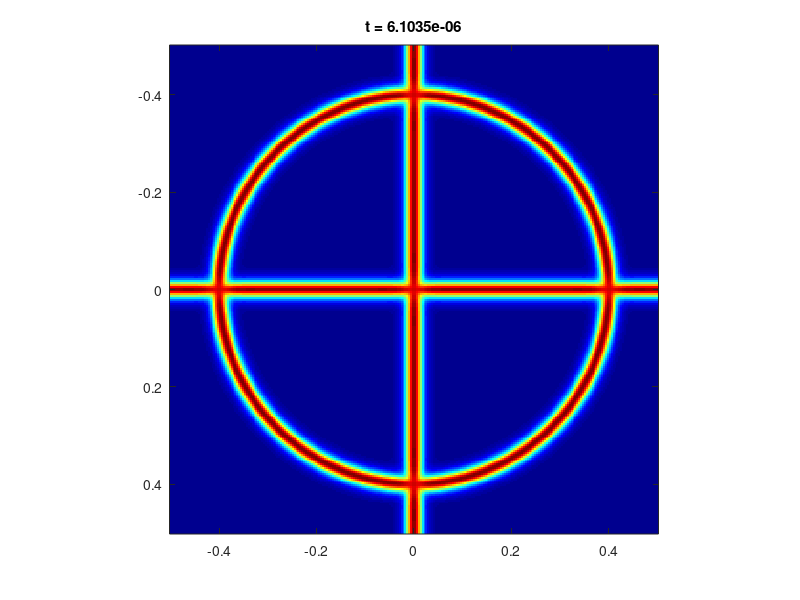

MATLAB code to generate this figure: (Note: a time limit stopped this script after it produced the figure.)
% 
%%%%%%%%%%%%%%%%%%%%%%%%%%%%%%%%%%%%%%%%%%%%%%%%%%%%%%%%ù
% 
% 
clear all; clf;
colormap('jet');


N = 2^8;
x = linspace(-1/2,1/2,N);
[X1,X2] = meshgrid(x,x);
T = 0.1;

R0 = 0.4;

k = [0:N/2,-N/2+1:-1];
[K1,K2] = meshgrid(k,k);
Delta = -4*pi^2*(K1.^2 + K2.^2);

F_prim = @(s) (1 - 6*s).*s;
F_seconde = @(s) (1 - 12*s);

 T_vec = linspace(0,T*1.24,7)
 
%%%%%%%%%%%%%%%%%%%%%%%%%%  1er test   %%%%%%%%%%%%%%%%%%%%%% 

epsilon = 2/N;
dist1 = abs((sqrt((X1).^2 + X2.^2 ) - R0));
dist2 = abs(X2);
dist3 = abs(X1);
dist1 = min(min(dist1,dist2),dist3);



u = 1/4*(1 - tanh(dist1/epsilon/2).^2);
R_init = sum(u(:))/N^2/(2*pi)/epsilon

 

dt =0.1*epsilon^2;
alpha =0/epsilon^2;
beta = 0/epsilon^0;
sigma = 4;
M = 1./(1 + dt*( 1*sigma*epsilon^2*Delta.^2  - Delta  +   alpha - beta*Delta));
j_sauvegarde  = 1;

 
for i=1:T/dt,
   
    
    Delta_u = (ifft2(Delta.*fft2(u)));  mu = Delta_u - F_prim(u)/epsilon^2;
    Delta_Wu = (ifft2(Delta.*fft2(F_prim(u)/epsilon^2)));
    res = sigma*epsilon^2*Delta_Wu + sigma*F_seconde(u).*(mu) + alpha*u - beta*Delta_u - F_prim(u)/epsilon^2; 
    u = real(ifft2(M.*(fft2( u + dt*res)))); 
    u = min(max(u,0),0.255);
    t1(i)=i*dt;
    Rayon1(i) =  sum(u(:))/N^2/(2*pi)/epsilon; 
    
    
    if mod(i,100)==1 
    imagesc(x,x,u);
    axis square;
    pause(0.1)
    end
    
    
     if (i*dt > T_vec(j_sauvegarde))
       
       %clf;
       imagesc(x,x,u);
       axis square
       name_title = ['t = ',num2str(i*dt)];
       title(name_title,'linewidth',2)
        
       
       name_fig = ['Test2_circle_eps1_',num2str( j_sauvegarde),'.eps'];
      
       print('-depsc', name_fig)
      
       j_sauvegarde = j_sauvegarde +1;
 

       
    end
      
end
 
